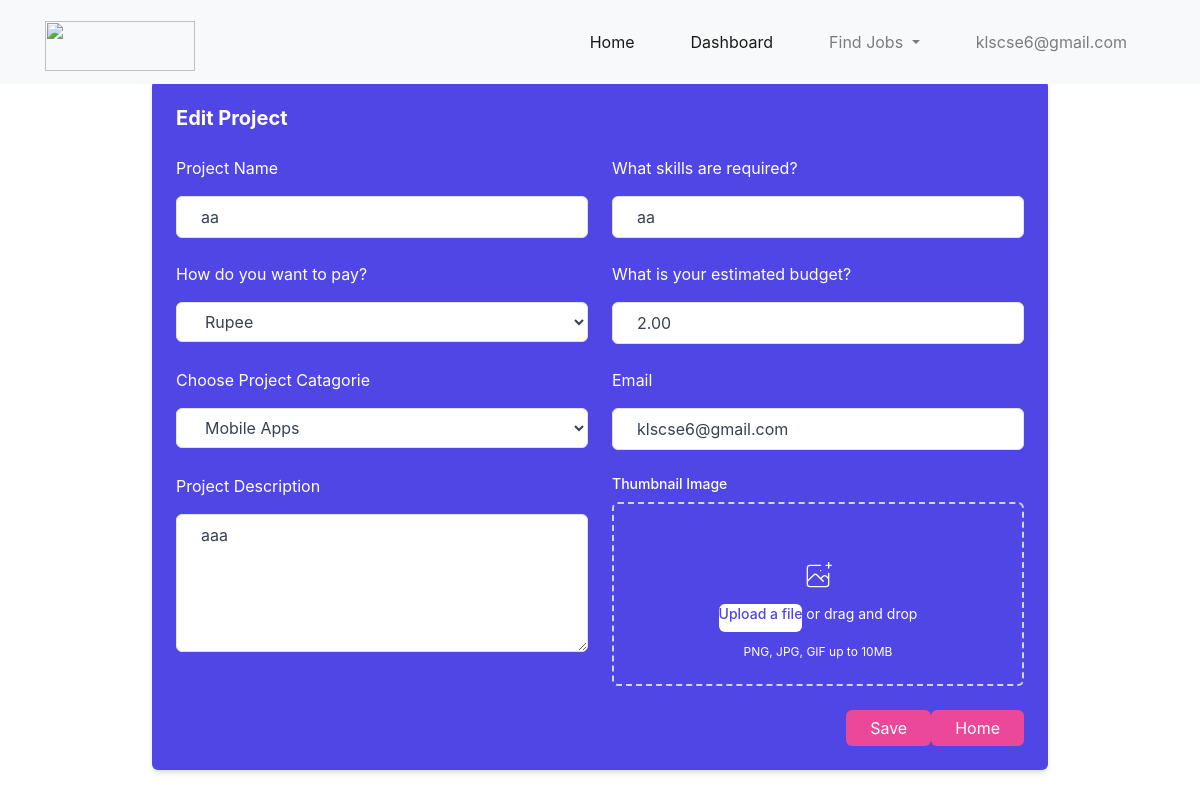
The app's page /editproject.php?id=18 (signed in) with its own data.
### tables this page shows
CREATE TABLE `newproj` (
  `id` int(11) NOT NULL,
  `Name` varchar(255) NOT NULL,
  `Description` text DEFAULT NULL,
  `thumbnail_url` varchar(255) DEFAULT NULL,
  `skills` varchar(255) DEFAULT NULL,
  `payment_method` varchar(50) DEFAULT NULL,
  `catagories` varchar(255) DEFAULT NULL,
  `budget` decimal(10,2) DEFAULT NULL,
  `date` date DEFAULT NULL,
  `email` varchar(255) NOT NULL
);

### dashfunc.php (called while the page is built, shortened)
<?php
$email = $_SESSION['user_email'];
?>

### php/projfunc.php (called while the page is built, shortened)
<?php
function get_proj($con, $id){
    $sql  = "SELECT * FROM newproj WHERE id=?";
    $stmt = $con->prepare($sql);
    $stmt->bind_param("i", $id);
    $stmt->execute();
    $result = $stmt->get_result();
    if ($result->num_rows > 0) {
        $proj = $result->fetch_assoc();
    } else {
        $proj = null;
    }
    return $proj;
}
?>

### dash/Pages/php/catfun.php (called while the page is built, shortened)
<?php
function get_all_cat($conn) {
    $sql = "SELECT * FROM catagorie";
    $stmt = $conn->prepare($sql);
    $stmt->execute();
    $result = $stmt->get_result();
    $projects = array();
    while ($row = $result->fetch_assoc()) {
        $projects[] = $row;
    }
    return $projects;
}
?>

### editproject.php (the view, shortened to what this page needs)
<?php
include "php/conn.php";
include "dashfunc.php";
$id = $_GET['id'];;
include "php/projfunc.php";
$proj = null;
if (!empty($id)) {
    $proj = get_proj($conn, $id);
}
include "admin/pages/php/catfun.php";
$cat = get_all_cat($conn);
      ?>
<!DOCTYPE html>
<html lang="en">
<head>
    <link rel="stylesheet" href="https://cdnjs.cloudflare.com/ajax/libs/font-awesome/6.3.0/css/all.min.css" />
    <link href="https://unpkg.com/tailwindcss@^2/dist/tailwind.min.css" rel="stylesheet">
    <link href="https://cdn.tailwindcss.com/v3.0.2/tailwind.min.css" rel="stylesheet">
    <link rel="stylesheet" href="https://cdn.jsdelivr.net/npm/bootstrap@4.1.3/dist/css/bootstrap.min.css">
<link rel="stylesheet" href="./style.css">
<link rel="stylesheet" href="https://cdn.jsdelivr.net/npm/bootstrap-icons@1.3.0/font/bootstrap-icons.css">
</head>
<body>
<nav class="navbar navbar-expand-lg navbar-light bg-light fixed-top" id="mainNav">
        <div class="container">
          <a class="navbar-brand js-scroll-trigger" href="index.php">
           <img style="height: 50px; width: 150px;" src="https://verticalmedia.co.in/img/logo.png" >
          </a>
          <div class="collapse navbar-collapse" id="navbarResponsive">
            <ul class="navbar-nav ml-auto">
              <li class="nav-item active">
                <a class="nav-link" href="index.php">Home <span class="sr-only">(current)</span></a>
              </li>
              <li class="nav-item active">
                <a class="nav-link" href="dashboard.php">Dashboard <span class="sr-only"></span></a>
              </li>
                 <li class="nav-item dropdown main-menu">
                    <a class="nav-link dropdown-toggle" href="#" id="navbarDropdownMenuLink" data-toggle="dropdown" aria-haspopup="true" aria-expanded="false">
                        Find Jobs
                    </a>
                  </li>
                  <li class="nav-item">
  <a class="nav-link" href="#"><?php echo $email; ?></a>
    </li>
            </ul>
          </div>
        </div>
</nav>
<section class="max-w-4xl p-6 mx-auto bg-indigo-600 rounded-md shadow-md dark:bg-gray-800 mt-20">
    <h1 class="text-xl font-bold text-white capitalize dark:text-white">Edit Project</h1>
    <form action="php/updateproj.php" method="POST" enctype="multipart/form-data">
        <div class="grid grid-cols-1 gap-6 mt-4 sm:grid-cols-2">
            <div>
                <label class="text-white dark:text-gray-200" for="ProjectName">Project Name</label>
                <input id="Name" value="<?php echo isset($proj['Name']) ? $proj['Name'] : ''; ?>"  name="Name" type="text" class="block w-full px-4 py-2 mt-2 text-gray-700 bg-white border border-gray-300 rounded-md dark:bg-gray-800 dark:text-gray-300 dark:border-gray-600 focus:border-blue-500 dark:focus:border-blue-500 focus:outline-none focus:ring" autocomplete="off">
            </div>
            <div>
                <label class="text-white dark:text-gray-200" for="emailAddress">What skills are required?</label>
                <input value="<?php echo isset($proj['skills']) ? $proj['skills'] : ''; ?>" id="emailAddress" type="text" name="skills" class="block w-full px-4 py-2 mt-2 text-gray-700 bg-white border border-gray-300 rounded-md dark:bg-gray-800 dark:text-gray-300 dark:border-gray-600 focus:border-blue-500 dark:focus:border-blue-500 focus:outline-none focus:ring" autocomplete="off">
            </div>
            <div>
                <label class="text-white dark:text-gray-200" for="passwordConfirmation">How do you want to pay?</label>
                <select value="<?php echo isset($proj['payment_method']) ? $proj['payment_method'] : ''; ?>" name="paymethod" class="block w-full px-4 py-2 mt-2 text-gray-700 bg-white border border-gray-300 rounded-md dark:bg-gray-800 dark:text-gray-300 dark:border-gray-600 focus:border-blue-500 dark:focus:border-blue-500 focus:outline-none focus:ring">
                <option value="Rupee">Rupee</option>
                </select>
            </div>
            <div>
                <label class="text-white dark:text-gray-200" for="passwordConfirmation">What is your estimated budget?</label>
                <input value="<?php echo isset($proj['budget']) ? $proj['budget'] : ''; ?>" type="number" id="passwordConfirmation" name="budget" class="block w-full px-4 py-2 mt-2 text-gray-700 bg-white border border-gray-300 rounded-md dark:bg-gray-800 dark:text-gray-300 dark:border-gray-600 focus:border-blue-500 dark:focus:border-blue-500 focus:outline-none focus:ring" autocomplete="off">
            </div>
            <div>
                <label class="text-white dark:text-gray-200" for="passwordConfirmation">Choose Project Catagorie</label>
                <select value="<?php echo isset($proj['catagories']) ? $proj['catagories'] : ''; ?>" name="catagories" class="block w-full px-4 py-2 mt-2 text-gray-700 bg-white border border-gray-300 rounded-md dark:bg-gray-800 dark:text-gray-300 dark:border-gray-600 focus:border-blue-500 dark:focus:border-blue-500 focus:outline-none focus:ring">
                <?php foreach ($cat as $cats): ?>
<option value="<?= $cats['Catagorie_Name'] ?>"><?= $cats['Catagorie_Name'] ?></option>
<?php endforeach; ?>
                </select>
            </div>
            <div>
                <label class="text-white dark:text-gray-200" for="username">Email</label>
                <input  id="email" name="email" type="text" value="<?php echo $email; ?>" class="block w-full px-4 py-2 mt-2 text-gray-700 bg-white border border-gray-300 rounded-md dark:bg-gray-800 dark:text-gray-300 dark:border-gray-600 focus:border-blue-500 dark:focus:border-blue-500 focus:outline-none focus:ring " readonly>
            </div>
            <div>
                <label class="text-white dark:text-gray-200" for="passwordConfirmation">Project Description</label>
                <textarea id="textarea" name="Description" rows="5" class="block w-full px-4 py-2 mt-2 text-gray-700 bg-white border border-gray-300 rounded-md dark:bg-gray-800 dark:text-gray-300 dark:border-gray-600 focus:border-blue-500 dark:focus:border-blue-500 focus:outline-none focus:ring" autocomplete="off"><?php echo isset($proj['Description']) ? $proj['Description'] : ''; ?></textarea>
</div>
            <div>
                <label class="block text-sm font-medium text-white">
                Thumbnail Image
              </label>
              <div class="mt-1 flex justify-center px-6 pt-5 pb-6 border-2 border-gray-300 border-dashed rounded-md">
                <div class="space-y-1 text-center">
                  <div class="flex text-sm text-gray-600">
                    <label for="file-upload" class="relative cursor-pointer bg-white rounded-md font-medium text-indigo-600 hover:text-indigo-500 focus-within:outline-none focus-within:ring-2 focus-within:ring-offset-2 focus-within:ring-indigo-500">
                      <span class="">Upload a file</span>
                    </label>
                    <p class="pl-1 text-white">or drag and drop</p>
                  </div>
                  <p class="text-xs text-white">
                    PNG, JPG, GIF up to 10MB
                  </p>
                </div>
              </div>
            </div>
        </div>
        <div class="flex justify-end mt-6">
            <button name="submit" value="submit" class="px-6 py-2 leading-5 text-white transition-colors duration-200 transform bg-pink-500 rounded-md hover:bg-pink-700 focus:outline-none focus:bg-gray-600">Save</button>
            <a href="index.php" class="px-6 py-2 leading-5 text-white transition-colors duration-200 transform bg-pink-500 rounded-md hover:bg-pink-700 focus:outline-none focus:bg-gray-600"> Home</a>
        </div>
    </form class="mb-5">
</section>
</body>
</html>

### style.css (style rules this page uses)
html { scroll-behavior: smooth; }
li.nav-item { padding: 10px 20px; }
ul { padding: 0px; }
ol, ul { margin-bottom: 0px; }
i , svg { font-size:xx-large; color: red; padding: 8px; }

### records on screen
newproj: Name "aa", skills "aa", paymethod "Rupee", budget "2.00", Description "aaa"

### other values on screen
$email "klscse6@gmail.com"
form field catagories "Mobile Apps"
